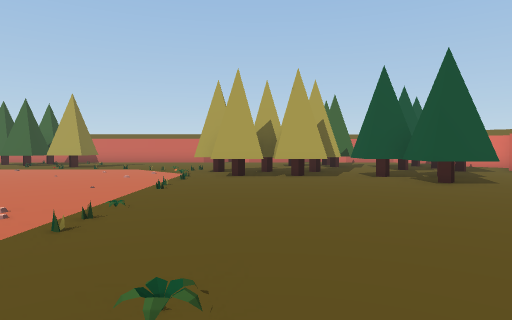
View 1 (above)

24 first-person views from a walk through a Unity game level. The camera is 1.5 m above the floor, tilts 2° down and sees 75° across. The floor is counted in squares, 2 m on a side. Each view is taken from the middle of a square. On the plan, view 1 faces up. The plan holds only what a view shows up to about 11 squares ahead; the rest is blank. The place goes on beyond the plan. Some animated figures are left out. Some surface patterns are stand-ins.

View 2
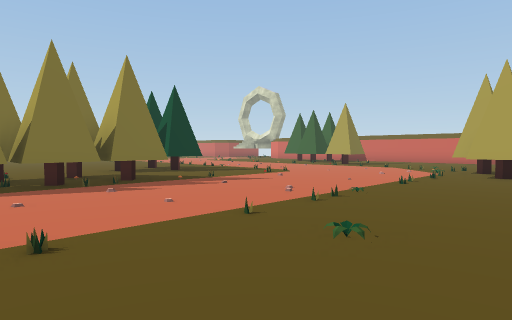

View 3
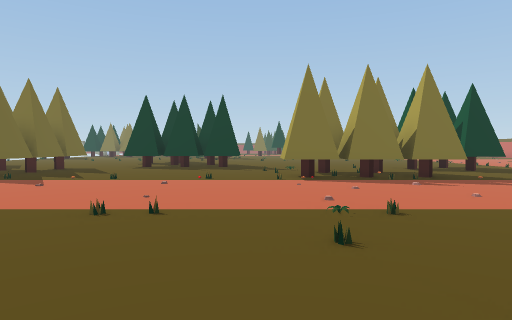

View 4
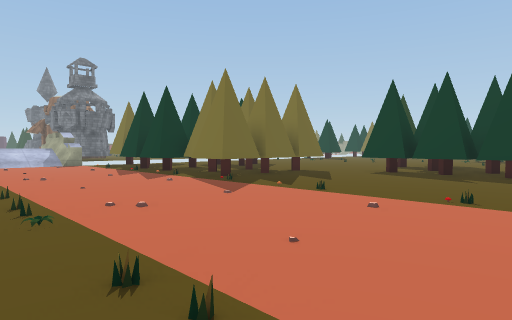

View 5
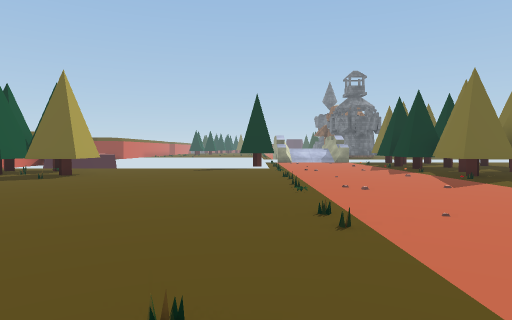

View 6
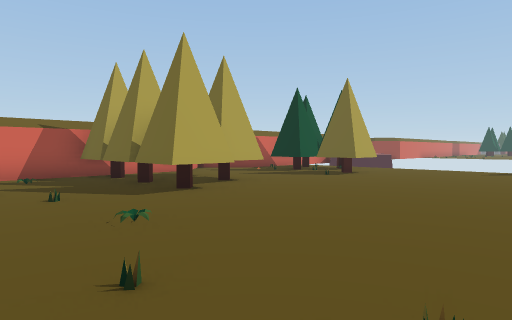

View 7
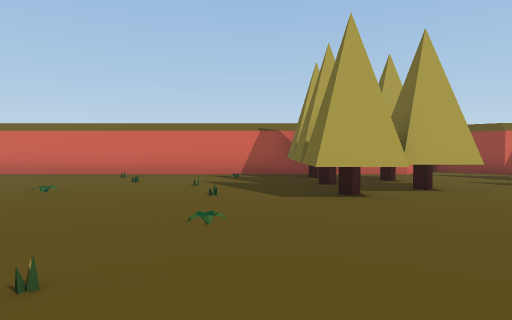

View 8
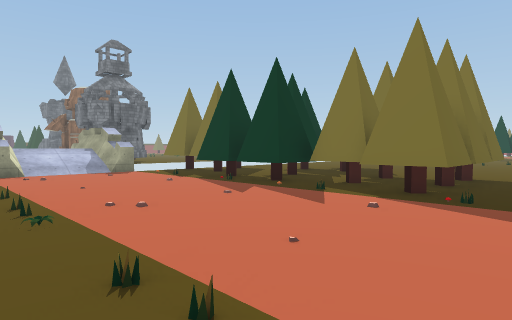

View 9
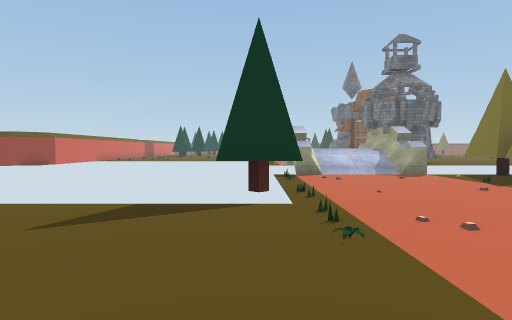

View 10
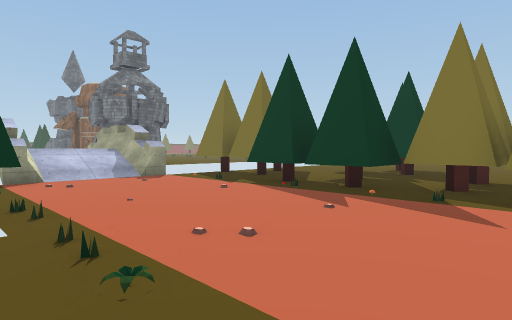

View 11
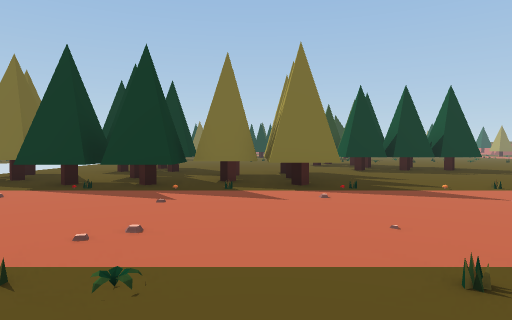

View 12
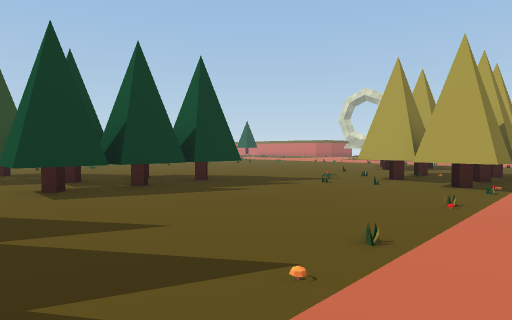

View 13
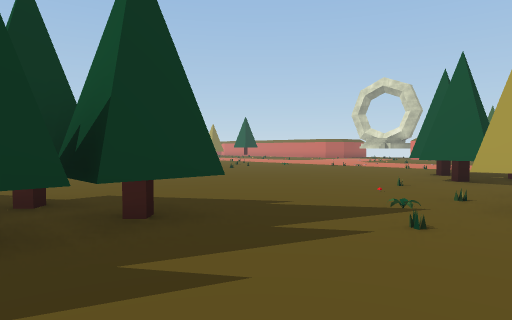

View 14
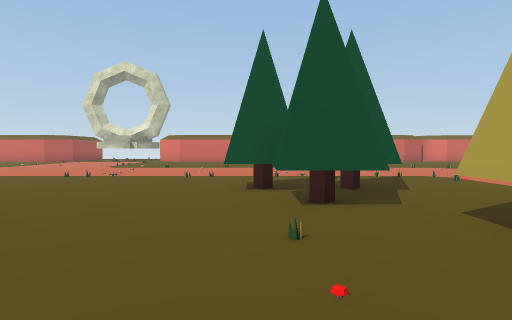

View 15
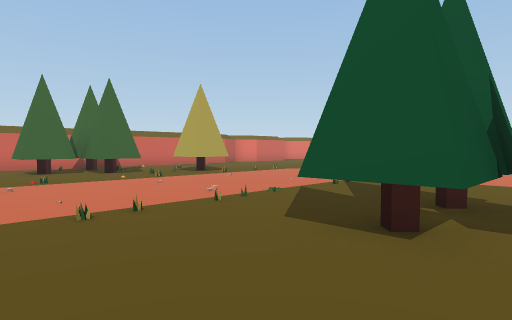

View 16
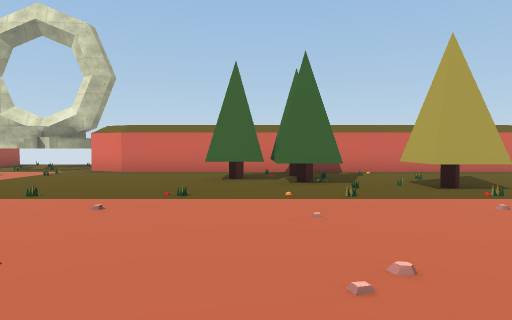

View 17
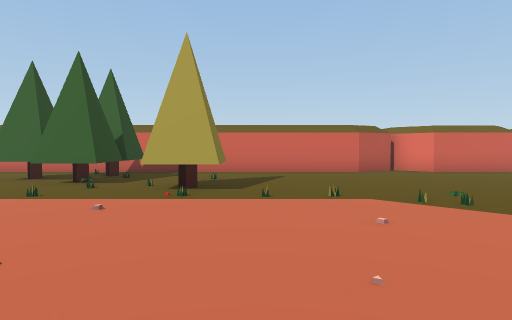

View 18
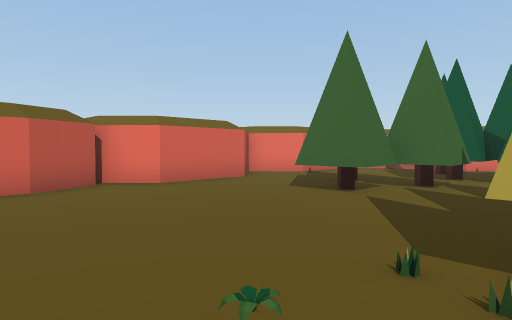

View 19
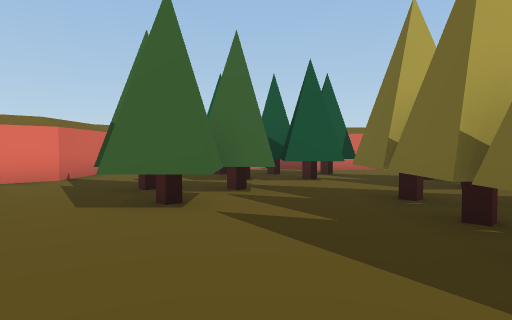

View 20
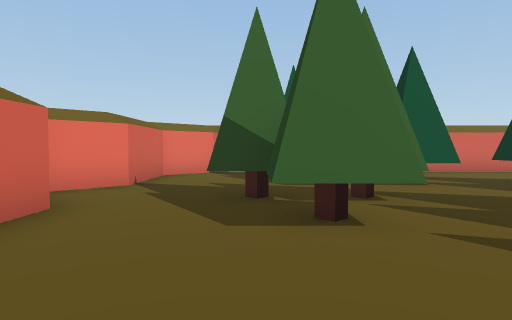

View 21
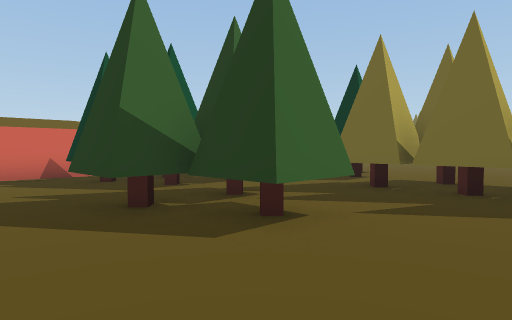

View 22
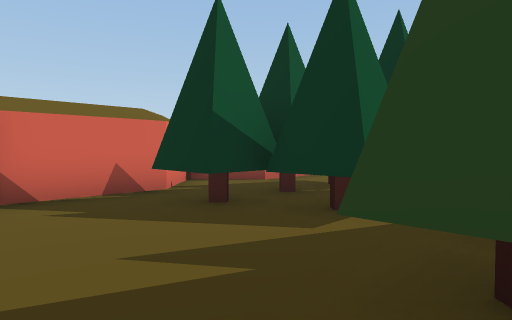

View 23
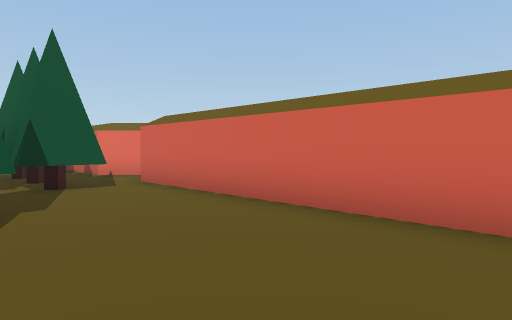

View 24
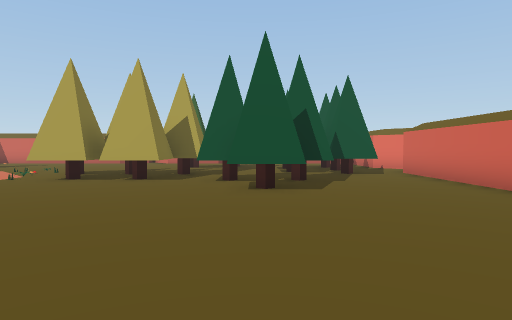

### Floor plan
Key: @ floor where view 1 was taken; # wall or solid block; . main floor; : floor 0.25 m higher than the main floor; / step, stairs or slope; ^ raised ledge; T tree.
Columns run from 17 left of view 1 to 10 right of it. Each row starts with its distance up from view 1.
 19                ### ####
 18 .###############.###..####
 17 .........................##
 16 .....TT#..................#
 15 .....#T#............#.....#
 14  ......#.TT.......##T.#T#.##
 13  ........TT.........#.#TT..#
 12   ............:.......#T#..#
 11    ............TT#T#..#T#.##
 10 ................TTTT......#
  9 ................###.###...#
  8 .....................T....#
  7 .....................#....#
  6  .....T.T.................#
  5  .....#TT.................#
  4   .....#..................#
  3  ......#..#T..............#
  2  .......TTTT..............#
  1   ...... T#T..............#
  0   ......T#TT.....@........#
 -1   .......T#T..............#
 -2  .........................#
 -3  ....##..............######
 -4  ...#TT..............######
 -5     TT#...............#T#.#
 -6     #T#...................#
 -7    T.##....................
 -8       .....................#
 -9      ..#T##..........TT#T.##
-10      ..TTTT..........TT#TT
-11     ... ##T........... ##T
-12     ..#TTT#..........
-13       TT# T.....TT
-14       TT T#.....T
-15        TT ......
-16          T....//
-17          #...../
-18          TT^///^
-19            ^///^
-20            ^/

Where each view was taken, in squares from view 1:
view 1: 0 up, 0 right, facing up
view 2: 1 down, 1 right, facing up-left
view 3: 2 down, 2 right, facing left
view 4: 2 down, 1 left, facing down-left
view 5: 0 up, 1 left, facing down
view 6: 0 up, 1 left, facing down-right
view 7: 2 down, 1 left, facing right
view 8: 7 down, 1 left, facing down-left
view 9: 8 down, 1 left, facing down
view 10: 9 down, 1 left, facing down-left
view 11: 10 down, 0 right, facing left
view 12: 8 down, 5 left, facing up-left
view 13: 5 down, 8 left, facing up-left
view 14: 1 down, 11 left, facing up
view 15: 4 up, 14 left, facing up-right
view 16: 7 up, 11 left, facing up
view 17: 7 up, 6 left, facing up
view 18: 11 up, 4 left, facing up-right
view 19: 13 up, 3 left, facing right
view 20: 15 up, 2 left, facing right
view 21: 17 up, 1 left, facing down-right
view 22: 17 up, 3 right, facing down-right
view 23: 4 up, 5 right, facing up-right
view 24: 1 up, 4 right, facing up
